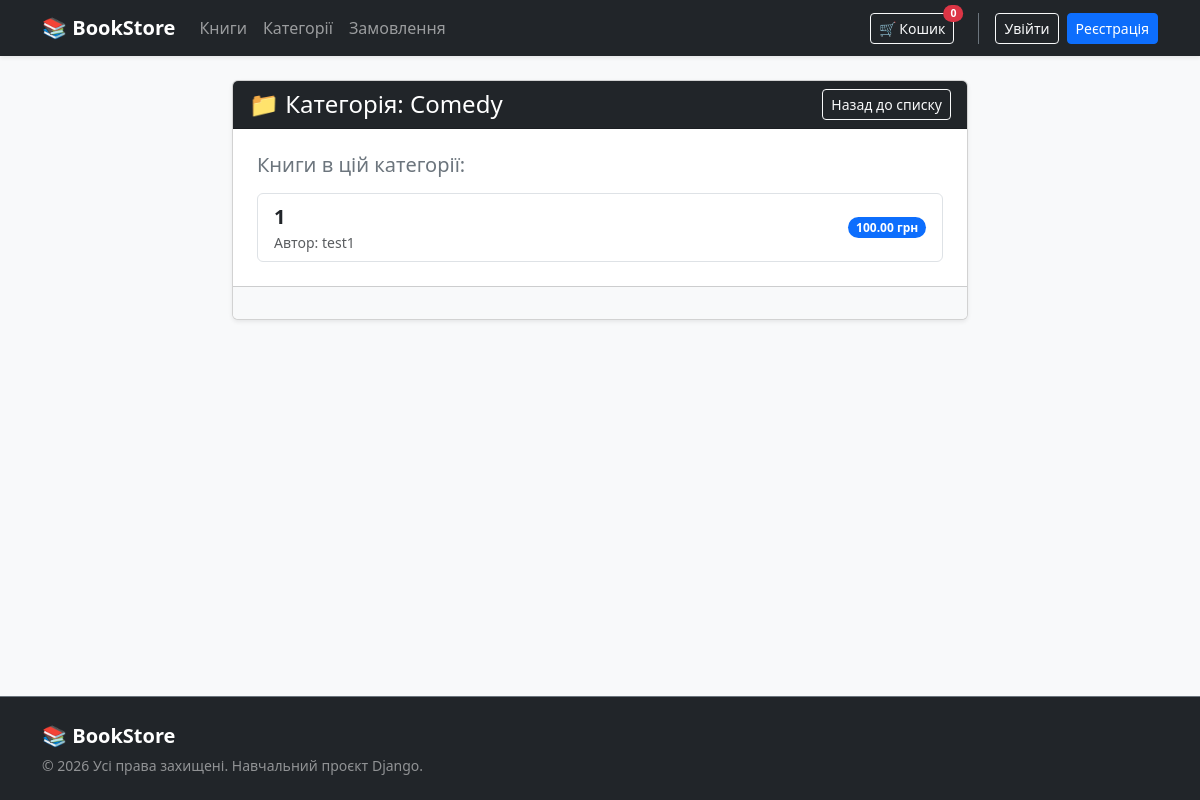
Screenshot of /categories/4/ with the database file from the repository.
### categories/models.py (models this page shows, shortened)
class Category(models.Model):
    name = models.CharField(max_length=100,unique=True,verbose_name='categories name')
    slug = models.SlugField(max_length=100,unique=True,verbose_name='category slug')
    class Meta:
        verbose_name = 'category'
        verbose_name_plural = 'categories'
        ordering = ['name']

### books/models.py (models this page shows, shortened)
class Book(models.Model):
    title = models.CharField(max_length=100,verbose_name='book title')
    author = models.CharField(max_length=100,verbose_name='author name')
    price = models.DecimalField(max_digits=10,decimal_places=2,verbose_name='book price')
    description = models.TextField(blank=True,verbose_name='book description')
    stock = models.PositiveIntegerField(default=0,verbose_name='book stock')
    category = models.ManyToManyField(Category,related_name='books')
    class Meta:
        verbose_name = 'book'
        verbose_name_plural = 'books'
        ordering = ['title']

### categories/views.py (the view)
# urls.py: path('<int:pk>/', OneCategoryView.as_view(), name='one_category'),
class OneCategoryView(DetailView):
    model = Category
    template_name = 'categories/categories_detail.html'
    context_object_name = 'category'
    def get_queryset(self):
        return Category.objects.annotate(count_books=Count('books', distinct=True)).order_by('name')

### categories/templates/categories/categories_detail.html (shortened to what this page needs)
{% extends 'base.html' %}
{% block content %}
<div class="row justify-content-center">
    <div class="col-md-8">
        <div class="card shadow-sm mb-4">
            <div class="card-header bg-dark text-white d-flex justify-content-between align-items-center">
                <h4 class="mb-0">📁 Категорія: {{ category.name }}</h4>
                <a href="{% url 'categories_list' %}" class="btn btn-outline-light btn-sm">Назад до списку</a>
            </div>
            <div class="card-body p-4">
                <h5 class="mb-3 text-secondary">Книги в цій категорії:</h5>
                <div class="list-group">
                    {% for book in category.books.all %}
                        <a href="{% url 'book_detail' book.id %}" class="list-group-item list-group-item-action d-flex justify-content-between align-items-center">
                            <div>
                                <strong class="fs-5">{{ book.title }}</strong>
                                <span class="text-muted d-block small">Автор: {{ book.author }}</span>
                            </div>
                            <span class="badge bg-primary rounded-pill">{{ book.price }} грн</span>
                        </a>
                    {% empty %}
                        <div class="alert alert-light text-center py-4 border mb-0" role="alert">
                            У цій категорії поки немає жодної книги.
                        </div>
                    {% endfor %}
                </div>
            </div>
            <div class="card-footer bg-light d-flex gap-2 justify-content-end p-3">
            </div>
        </div>
    </div>
</div>
{% endblock %}

### templates/base.html (style rules this page uses)
html, body { height: 100%; }
body { display: flex; flex-direction: column; }

### rows the page displays
Category: name "Comedy"
Book: title "1", author "test1", price "100.00"

### other values shown
{{ request.session.cart|length|default:0 }} "0"
